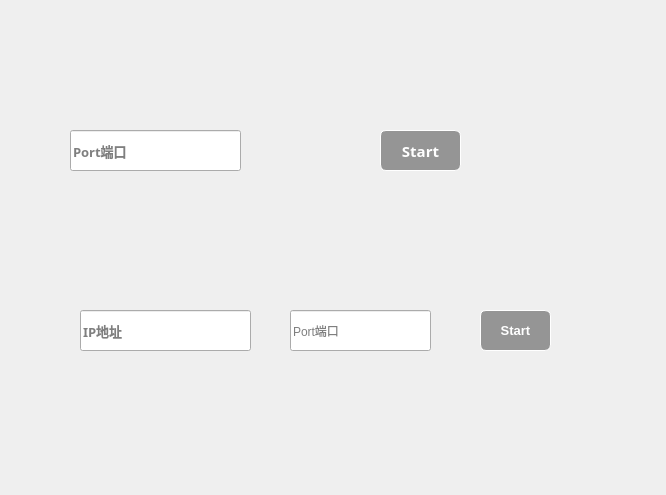
<?xml version="1.0" encoding="UTF-8"?>
<ui version="4.0">
 <class>GameMenu</class>
 <widget class="QWidget" name="GameMenu">
  <property name="geometry">
   <rect>
    <x>0</x>
    <y>0</y>
    <width>666</width>
    <height>495</height>
   </rect>
  </property>
  <property name="windowTitle">
   <string>Form</string>
  </property>
  <property name="styleSheet">
   <string notr="true">QWidget#GameMenu
{
    border-image:url(:/pic/folder.jpg)；
}
</string>
  </property>
  <widget class="QPushButton" name="clientStart">
   <property name="geometry">
    <rect>
     <x>480</x>
     <y>310</y>
     <width>71</width>
     <height>41</height>
    </rect>
   </property>
   <property name="styleSheet">
    <string notr="true">QPushButton {
      border: 0.5px solid white;
      border-radius: 6px;
      background-color: rgb(149,149,149);
      min-width: 60px;
	  font-family: &quot;Microsoft YaHei&quot;;
	  font-size:10pt;
	  font-weight: bold;
	  color:white;
  }
 QPushButton:hover {
	border: 0.5px solid white;
      border-radius: 6px;
      background-color: rgb(206,206,206);
      min-width: 60px;
	  font-family: &quot;Microsoft YaHei&quot;;
	  font-size:9pt;
	  font-weight: bold;
	  color:white;
 }</string>
   </property>
   <property name="text">
    <string>Start</string>
   </property>
  </widget>
  <widget class="QPushButton" name="serverStart">
   <property name="geometry">
    <rect>
     <x>380</x>
     <y>130</y>
     <width>81</width>
     <height>41</height>
    </rect>
   </property>
   <property name="font">
    <font>
     <family>Microsoft YaHei</family>
     <pointsize>11</pointsize>
     <weight>75</weight>
     <bold>true</bold>
    </font>
   </property>
   <property name="styleSheet">
    <string notr="true">  QPushButton {
      border: 0.5px solid white;
      border-radius: 6px;
      background-color: rgb(149,149,149);
      min-width: 40px;
	  font-family: &quot;Microsoft YaHei&quot;;
	  font-size:11pt;
	  font-weight: bold;
	  color:white;
  }
 QPushButton:hover {
	border: 0.5px solid white;
      border-radius: 6px;
      background-color: rgb(206,206,206);
      min-width: 40px;
	  font-family: &quot;Microsoft YaHei&quot;;
	  font-size:10pt;
	  font-weight: bold;
	  color:white;
 }</string>
   </property>
   <property name="text">
    <string>Start</string>
   </property>
  </widget>
  <widget class="QLineEdit" name="clientIP">
   <property name="geometry">
    <rect>
     <x>80</x>
     <y>310</y>
     <width>171</width>
     <height>41</height>
    </rect>
   </property>
   <property name="font">
    <font>
     <family>Microsoft YaHei</family>
     <pointsize>10</pointsize>
     <weight>75</weight>
     <bold>true</bold>
    </font>
   </property>
   <property name="styleSheet">
    <string notr="true"/>
   </property>
   <property name="placeholderText">
    <string>IP地址</string>
   </property>
  </widget>
  <widget class="QLineEdit" name="serverPort">
   <property name="geometry">
    <rect>
     <x>70</x>
     <y>130</y>
     <width>171</width>
     <height>41</height>
    </rect>
   </property>
   <property name="font">
    <font>
     <family>Microsoft YaHei</family>
     <pointsize>10</pointsize>
     <weight>75</weight>
     <bold>true</bold>
    </font>
   </property>
   <property name="placeholderText">
    <string>Port端口</string>
   </property>
  </widget>
  <widget class="QLineEdit" name="clientPort">
   <property name="geometry">
    <rect>
     <x>290</x>
     <y>310</y>
     <width>141</width>
     <height>41</height>
    </rect>
   </property>
   <property name="styleSheet">
    <string notr="true"/>
   </property>
   <property name="placeholderText">
    <string>Port端口</string>
   </property>
  </widget>
 </widget>
 <resources/>
 <connections/>
</ui>
